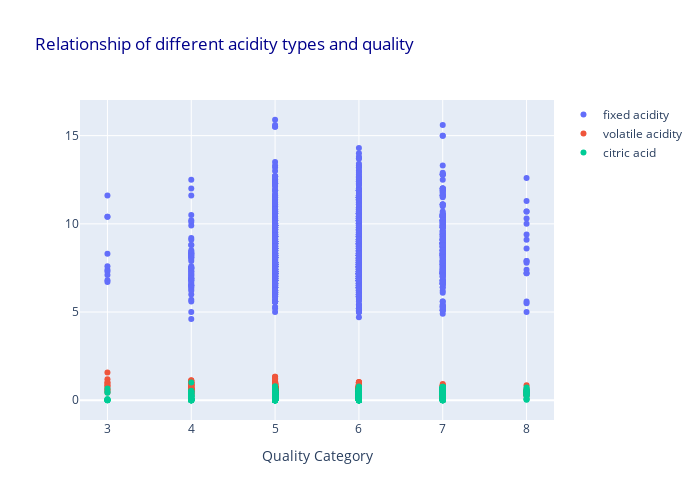

Notebook code cell kept with this figure:
### Markdown cell above
According to the distribution plot, some of the variables are tending to have a normal type of distribution (like pH and density), some of the variables are slightly skewed (volatile and fixed acidity, etc.). Thus, this would be a good choice to normalize/standardize the variables

### Code cell
# Scatter plot
fig = go.Figure([go.Scatter(y=wine_qual['fixed acidity'], x=wine_qual['quality'], mode='markers', name='fixed acidity'),
                go.Scatter(y=wine_qual['volatile acidity'], x=wine_qual['quality'], mode='markers', name='volatile acidity'),
                go.Scatter(y=wine_qual['citric acid'], x=wine_qual['quality'], mode='markers', name='citric acid')
                ])

fig.update_xaxes(title_text='Quality Category')

fig.update_layout(
    autosize=False,
    width=700,
    height=500,
    title_font_color="darkblue",
    title_text='Relationship of different acidity types and quality')
fig.show()

### Figure 1 — Plotly figure (JSON) as saved in the notebook; plotly's stock layout.template omitted (floating-point values rounded to 4 significant figures; data arrays with more than 128 entries replaced by an {"elided": "..."} marker saying what was removed)
{"data": [{"mode": "markers", "name": "fixed acidity", "type": "scatter", "x": {"elided": "1599 int values"}, "y": {"elided": "1599 float values"}}, {"mode": "markers", "name": "volatile acidity", "type": "scatter", "x": {"elided": "1599 int values"}, "y": {"elided": "1599 float values"}}, {"mode": "markers", "name": "citric acid", "type": "scatter", "x": {"elided": "1599 int values"}, "y": {"elided": "1599 float values"}}], "layout": {"autosize": false, "height": 500, "title": {"font": {"color": "darkblue"}, "text": "Relationship of different acidity types and quality"}, "width": 700, "xaxis": {"autorange": true, "range": [2.672, 8.328], "title": {"text": "Quality Category"}, "type": "linear"}, "yaxis": {"autorange": true, "range": [-1.12, 17.02], "type": "linear"}}}
